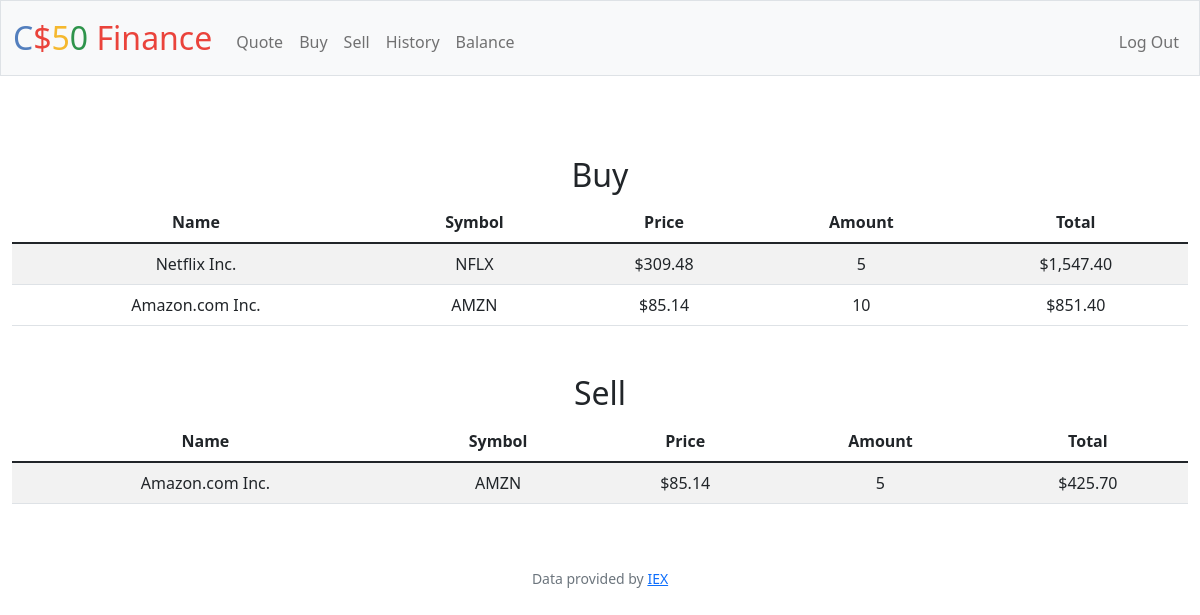
The page /history (signed in) on the database its author committed.
### tables this page shows
CREATE TABLE 'transactions' ('id' INTEGER PRIMARY KEY AUTOINCREMENT NOT NULL, 'name' TEXT NOT NULL, 'stock' TEXT NOT NULL, 'price' NUMERIC NOT NULL,"buy" INTEGER NOT NULL, 'total' NUMERIC NOT NULL, 'symbol' TEXT, sell integer);

### app.py (the view)
@app.route("/history")
@login_required
def history():
    buys = db.execute("SELECT stock, price, buy, symbol, total FROM transactions WHERE buy > 0 AND name = ?", session["user_id"])
    for i in range(len(buys)):
        buys[i]['price'] = usd(buys[i]['price'])
        buys[i]['total'] = usd(buys[i]['total'])
    sells = db.execute("SELECT stock, price, sell, symbol, total FROM transactions WHERE sell > 0 AND name = ?", session["user_id"])
    for j in range(len(sells)):
        sells[j]['price'] = usd(sells[j]['price'])
        sells[j]['total'] = usd(sells[j]['total'])
    return render_template("history.html", buys=buys, sells=sells)

### app.py (called while the page is built)
@app.after_request
def after_request(response):
    response.headers["Cache-Control"] = "no-cache, no-store, must-revalidate"
    response.headers["Expires"] = 0
    response.headers["Pragma"] = "no-cache"
    return response

### helpers.py (called while the page is built)
def login_required(f):
    @wraps(f)
    def decorated_function(*args, **kwargs):
        if session.get("user_id") is None:
            return redirect("/login")
        return f(*args, **kwargs)
    return decorated_function

def usd(value):
    return f"${value:,.2f}"

### templates/history.html (shortened to what this page needs)
{% extends "layout.html" %}
{% block main %}
<div class="section">
    <h2>Buy</h2>
    <table class="table table-striped">
        <thead>
            <tr>
                <th>Name</th>
                <th>Symbol</th>
                <th>Price</th>
                <th>Amount</th>
                <th>Total</th>
            </tr>
        </thead>
        <tbody>
            {% for buy in buys %}
                <tr>
                    <td>{{ buy.stock }}</td>
                    <td>{{ buy.symbol }}</td>
                    <td>{{ buy.price }}</td>
                    <td>{{ buy.buy }}</td>
                    <td>{{ buy.total }}</td>
                </tr>
            {% endfor %}
        </tbody>
    </table>
    <h2>Sell</h2>
    <table class="table table-striped">
        <thead>
            <tr>
                <th>Name</th>
                <th>Symbol</th>
                <th>Price</th>
                <th>Amount</th>
                <th>Total</th>
            </tr>
        </thead>
        <tbody>
            {% for sell in sells %}
                <tr>
                    <td>{{ sell.stock }}</td>
                    <td>{{ sell.symbol }}</td>
                    <td>{{ sell.price }}</td>
                    <td>{{ sell.sell }}</td>
                    <td>{{ sell.total }}</td>
                </tr>
            {% endfor %}
        </tbody>
    </table>
</div>
{% endblock %}

### templates/layout.html (shortened to what this page needs)
<!DOCTYPE html>
<html lang="en">
    <head>
        <link href="https://cdn.jsdelivr.net/npm/bootstrap@5.1.3/dist/css/bootstrap.min.css" rel="stylesheet">
        <link href="/static/styles.css" rel="stylesheet">
    </head>
    <body>
        <nav class="bg-light border navbar navbar-expand-md navbar-light">
            <div class="container-fluid">
                <a class="navbar-brand" href="/"><span class="blue">C</span><span class="red">$</span><span class="yellow">5</span><span class="green">0</span> <span class="red">Finance</span></a>
                <div class="collapse navbar-collapse" id="navbar">
                    {% if session["user_id"] %}
                        <ul class="navbar-nav me-auto mt-2">
                            <li class="nav-item"><a class="nav-link" href="/quote">Quote</a></li>
                            <li class="nav-item"><a class="nav-link" href="/buy">Buy</a></li>
                            <li class="nav-item"><a class="nav-link" href="/sell">Sell</a></li>
                            <li class="nav-item"><a class="nav-link" href="/history">History</a></li>
                            <li class="nav-item"><a class="nav-link" href="/balance">Balance</a></li>
                        </ul>
                        <ul class="navbar-nav ms-auto mt-2">
                            <li class="nav-item"><a class="nav-link" href="/logout">Log Out</a></li>
                        </ul>
                    {% else %}
                        <ul class="navbar-nav ms-auto mt-2">
                            <li class="nav-item"><a class="nav-link" href="/register">Register</a></li>
                            <li class="nav-item"><a class="nav-link" href="/login">Log In</a></li>
                        </ul>
                    {% endif %}
                </div>
            </div>
        </nav>
        <main class="container-fluid py-5 text-center">
            {% block main %}{% endblock %}
        </main>
        <footer class="mb-5 small text-center text-muted">
            Data provided by <a href="https://iexcloud.io/">IEX</a>
        </footer>
    </body>
</html>

### static/styles.css (style rules this page uses)
nav .navbar-brand { font-size: xx-large; }
nav .navbar-brand .blue { color: #537fbe; }
nav .navbar-brand .red { color: #ea433b; }
nav .navbar-brand .yellow { color: #f5b82e; }
nav .navbar-brand .green { color: #2e944b; }
h2 { padding-top: 2rem; }

### rows shown on the page
transactions: stock "Netflix Inc.", symbol "NFLX", price "$309.48", buy "5", total "$1,547.40"
transactions: stock "Amazon.com Inc.", symbol "AMZN", price "$85.14", buy "10", total "$851.40"
transactions: stock "Amazon.com Inc.", symbol "AMZN", price "$85.14", sell "5", total "$425.70"
